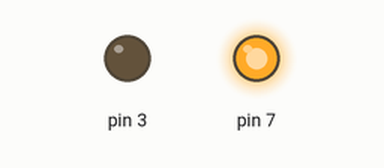
This sketch was run on a simulated Arduino Uno, built with avr-gcc and run on an emulated ATmega328P. On the bench: output pins drawn as LEDs (lit = HIGH).

Above: at 0.05 s.
At 4.6 s:
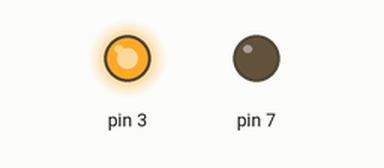
At 5.8 s:
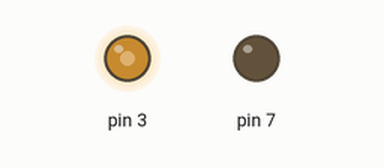
At 7.05 s:
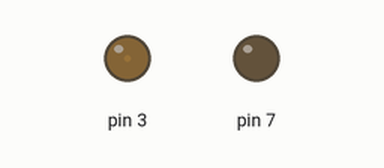
Timing chart, 0 to 9.2 s (numbered marks = the images above):
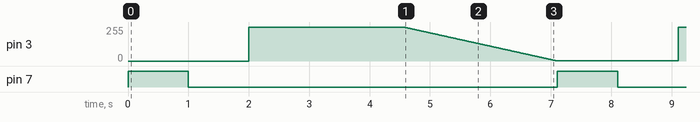

The sketch:

led.ino
```cpp
void setup() {
  // put your setup code here, to run once:
  pinMode(7, OUTPUT);

}

void loop() {
  // put your main code here, to run repeatedly:
  digitalWrite(7, HIGH);
  delay(1000);
  digitalWrite(7, LOW);
  delay(1000);
for(int i=0; i<255; i++){
analogWrite(3, 255);
delay(10);
}
for(int i=255; i>0; i--){
  analogWrite(3, i);
  delay(10);
}
}
```

Measured:
- by itself, pin 3: ramps from 255/255 to 1/255 and jumps back, once every 7.1 s
- by itself, pin 7: alternates HIGH for 1.0 s and LOW for 6.1 s
